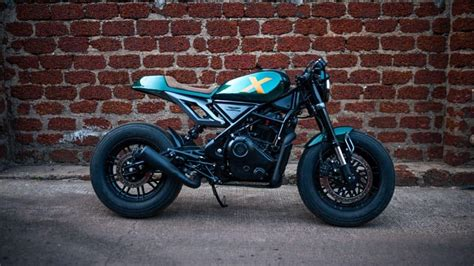
#> input picture day4/image.jpg, 474 x 266 px
$ python transformation.py
#> lines starting #> are read from the running program, lines starting #| are printed output that depends on the picture
import cv2
import numpy as np
import matplotlib.pyplot as plt
img = cv2.imread("image.jpg")
#> img is the input picture: shape (266, 474, 3); mean B, G, R 67.8, 63.1, 70.3
img = cv2.cvtColor(img, cv2.COLOR_BGR2RGB)

M = np.float32([[1,0,50], [0,1,50]])
translated = cv2.warpAffine(img, M, (img.shape[1], img.shape[0]))
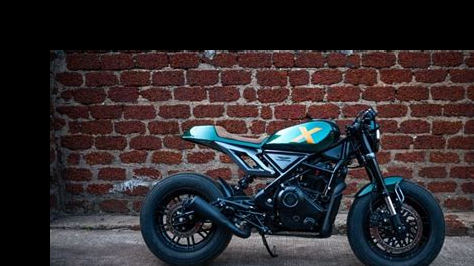
#> translated: shape (266, 474, 3); mean R, G, B 47.7, 41.7, 44.8

M = cv2.getRotationMatrix2D((img.shape[1]//2, img.shape[0]//2), 45, 1)
rotated = cv2.warpAffine(img, M, (img.shape[1], img.shape[0]))
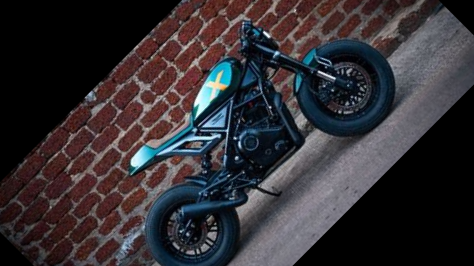
#> rotated: shape (266, 474, 3); mean R, G, B 51.7, 47.5, 51.5


pts1 = np.float32([[50,50],[200,50],[50,200],[200,200]])
pts2 = np.float32([[10,100],[200,50],[100,250],[220,220]])
M = cv2.getPerspectiveTransform(pts1, pts2)
perspective = cv2.warpPerspective(img, M, (img.shape[1], img.shape[0]))
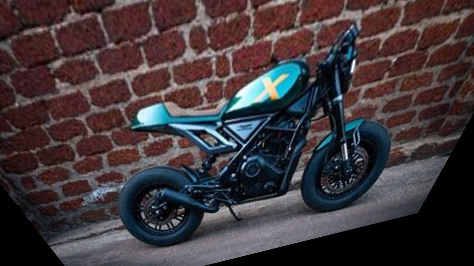
#> perspective: shape (266, 474, 3); mean R, G, B 64.8, 55.7, 59

titles = ["Original", "Translated", "Rotated", "Perspective"]
images = [img, translated, rotated, perspective]
for i in range(4):
    plt.subplot(2,2,i+1), plt.imshow(images[i]), plt.title(titles[i])
    plt.axis("off")
plt.show()
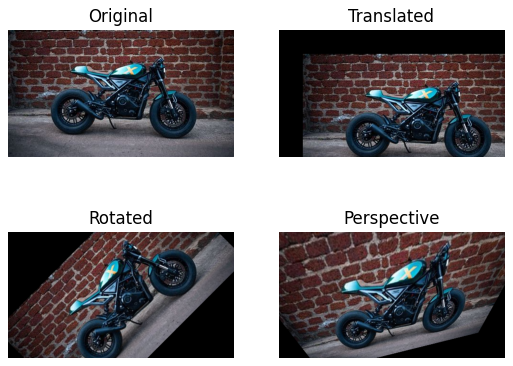
#> figure drawn by matplotlib, 4 panels
